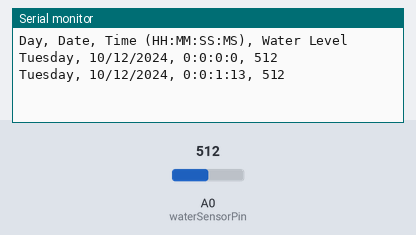
This sketch was run on a simulated Arduino Uno, built with avr-gcc and run on an emulated ATmega328P. On the bench: the last lines printed to the serial monitor. The inputs (shaded band) are chosen by the test bench; at power-on: A0 (waterSensorPin) = 512.

Above: at 1.8 s.
1.9 s: A0 (waterSensorPin) set to 716
At 2.8 s:
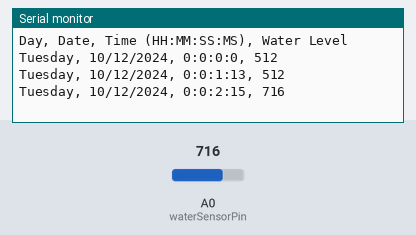
3.4 s: A0 (waterSensorPin) set to 900
At 4.5 s:
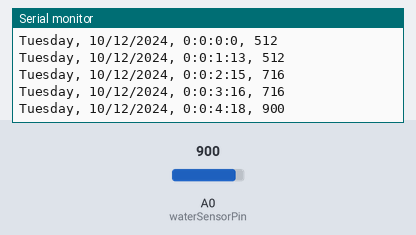
Timing chart, 0 to 6.4 s (numbered marks = the images above; inputs shaded):
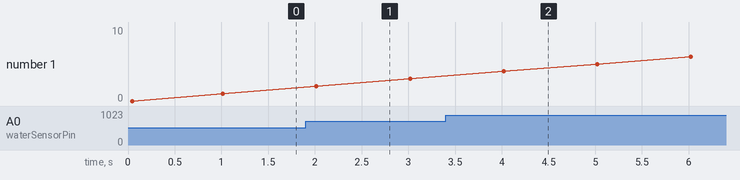

Measured:
- after the input at 1.9 s, the serial monitor: prints a new line after 0.12 s (image 1)
- after the input at 3.4 s, the serial monitor: prints a new line after 0.62 s (image 2)

The sketch:

improved_final.ino
```cpp
const int waterSensorPin = A0;  // Analog pin for water sensor

// Starting date and time
int currentDay = 9;
int currentMonth = 12;
int currentYear = 2024;
String currentDayName = "Monday"; // Starting day of the week

unsigned long prevMillis = 0;  // To track passage of time
unsigned long millisOffset = 0;  // Offset to account for Arduino reset

// Array for month lengths (non-leap year by default)
int daysInMonth[] = {31, 28, 31, 30, 31, 30, 31, 31, 30, 31, 30, 31};

// Array for day names
String daysOfWeek[] = {"Monday", "Tuesday", "Wednesday", "Thursday", "Friday", "Saturday", "Sunday"};

void setup() {
  Serial.begin(9600);  // Start Serial communication
  Serial.println("Day, Date, Time (HH:MM:SS:MS), Water Level");  // Print CSV header

  // Check if starting year is a leap year
  if (isLeapYear(currentYear)) {
    daysInMonth[1] = 29;  // Update February for leap year
  }
}

void loop() {
  unsigned long currentMillis = millis();  // Get current time since Arduino started
  unsigned long totalMillis = currentMillis + millisOffset;

  // Calculate elapsed time
  unsigned long totalSeconds = totalMillis / 1000;
  unsigned long hours = (totalSeconds / 3600) % 24;
  unsigned long minutes = (totalSeconds / 60) % 60;
  unsigned long seconds = totalSeconds % 60;
  unsigned long milliseconds = totalMillis % 1000;

  // Update the date and day if a day has passed
  if (hours == 0 && minutes == 0 && seconds == 0 && milliseconds == 0) {
    updateDate();
  }

  // Water level reading
  int waterLevel = analogRead(waterSensorPin);

  // Format the date as a string
  String date = String(currentDay) + "/" + String(currentMonth) + "/" + String(currentYear);

  // Print data to Serial Monitor
  Serial.print(currentDayName); Serial.print(", ");
  Serial.print(date); Serial.print(", ");
  Serial.print(hours); Serial.print(":");
  Serial.print(minutes); Serial.print(":");
  Serial.print(seconds); Serial.print(":");
  Serial.print(milliseconds); Serial.print(", ");
  Serial.println(waterLevel);

  delay(1000);  // Log data every second (can change to 60000 for 1 minute intervals)
}

// Function to update date and day of the week
void updateDate() {
  currentDay++;  // Move to the next day

  // Check if we need to change the month
  if (currentDay > daysInMonth[currentMonth - 1]) {
    currentDay = 1;  // Reset to first day of the next month
    currentMonth++;

    // Check if we need to change the year
    if (currentMonth > 12) {
      currentMonth = 1;  // Reset to January
      currentYear++;

      // Update February for the new year's leap status
      if (isLeapYear(currentYear)) {
        daysInMonth[1] = 29;
      } else {
        daysInMonth[1] = 28;
      }
    }
  }

  // Update the day of the week
  int dayIndex = (getDayIndex(currentDayName) + 1) % 7;
  currentDayName = daysOfWeek[dayIndex];
}

// Function to check if a year is a leap year
bool isLeapYear(int year) {
  return (year % 4 == 0 && (year % 100 != 0 || year % 400 == 0));
}

// Function to get the index of the current day name
int getDayIndex(String day) {
  for (int i = 0; i < 7; i++) {
    if (daysOfWeek[i] == day) {
      return i;
    }
  }
  return -1;  // Error case (shouldn't happen)
}
```
